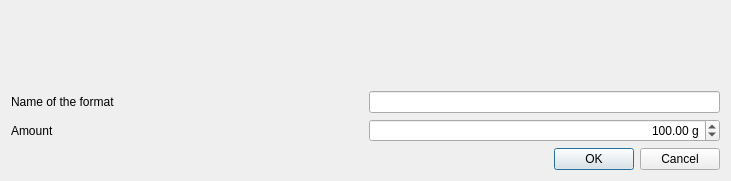
<?xml version="1.0" encoding="UTF-8"?>
<ui version="4.0">
 <class>frmFormatsAdd</class>
 <widget class="QDialog" name="frmFormatsAdd">
  <property name="windowModality">
   <enum>Qt::WindowModal</enum>
  </property>
  <property name="geometry">
   <rect>
    <x>0</x>
    <y>0</y>
    <width>731</width>
    <height>181</height>
   </rect>
  </property>
  <property name="windowTitle">
   <string>Managing formats in products</string>
  </property>
  <property name="windowIcon">
   <iconset resource="../images/caloriestracker.qrc">
    <normaloff>:/caloriestracker/books.png</normaloff>:/caloriestracker/books.png</iconset>
  </property>
  <property name="modal">
   <bool>true</bool>
  </property>
  <layout class="QHBoxLayout" name="horizontalLayout_16">
   <item>
    <layout class="QVBoxLayout" name="verticalLayout_3">
     <item>
      <widget class="QLabel" name="lbl">
       <property name="font">
        <font>
         <pointsize>14</pointsize>
         <weight>75</weight>
         <bold>true</bold>
        </font>
       </property>
       <property name="styleSheet">
        <string notr="true">color: rgb(0, 128, 0);</string>
       </property>
       <property name="alignment">
        <set>Qt::AlignCenter</set>
       </property>
      </widget>
     </item>
     <item>
      <layout class="QHBoxLayout" name="horizontalLayout_2">
       <item>
        <widget class="QLabel" name="label_4">
         <property name="sizePolicy">
          <sizepolicy hsizetype="Preferred" vsizetype="Preferred">
           <horstretch>1</horstretch>
           <verstretch>0</verstretch>
          </sizepolicy>
         </property>
         <property name="text">
          <string>Name of the format</string>
         </property>
        </widget>
       </item>
       <item>
        <widget class="QLineEdit" name="txtName">
         <property name="sizePolicy">
          <sizepolicy hsizetype="Expanding" vsizetype="Fixed">
           <horstretch>1</horstretch>
           <verstretch>0</verstretch>
          </sizepolicy>
         </property>
        </widget>
       </item>
      </layout>
     </item>
     <item>
      <layout class="QHBoxLayout" name="horizontalLayout">
       <item>
        <widget class="QLabel" name="label_3">
         <property name="text">
          <string>Amount</string>
         </property>
        </widget>
       </item>
       <item>
        <widget class="myQDoubleSpinBox" name="spnAmount">
         <property name="alignment">
          <set>Qt::AlignRight|Qt::AlignTrailing|Qt::AlignVCenter</set>
         </property>
         <property name="showGroupSeparator" stdset="0">
          <bool>true</bool>
         </property>
         <property name="suffix">
          <string> g</string>
         </property>
         <property name="minimum">
          <double>1.000000000000000</double>
         </property>
         <property name="maximum">
          <double>1000000.000000000000000</double>
         </property>
         <property name="value">
          <double>100.000000000000000</double>
         </property>
        </widget>
       </item>
      </layout>
     </item>
     <item>
      <widget class="QDialogButtonBox" name="bb">
       <property name="standardButtons">
        <set>QDialogButtonBox::Cancel|QDialogButtonBox::Ok</set>
       </property>
      </widget>
     </item>
    </layout>
   </item>
  </layout>
 </widget>
 <customwidgets>
  <customwidget>
   <class>myQDoubleSpinBox</class>
   <extends>QDoubleSpinBox</extends>
   <header location="global">myqdoublespinbox</header>
  </customwidget>
 </customwidgets>
 <resources>
  <include location="../images/caloriestracker.qrc"/>
 </resources>
 <connections/>
</ui>
